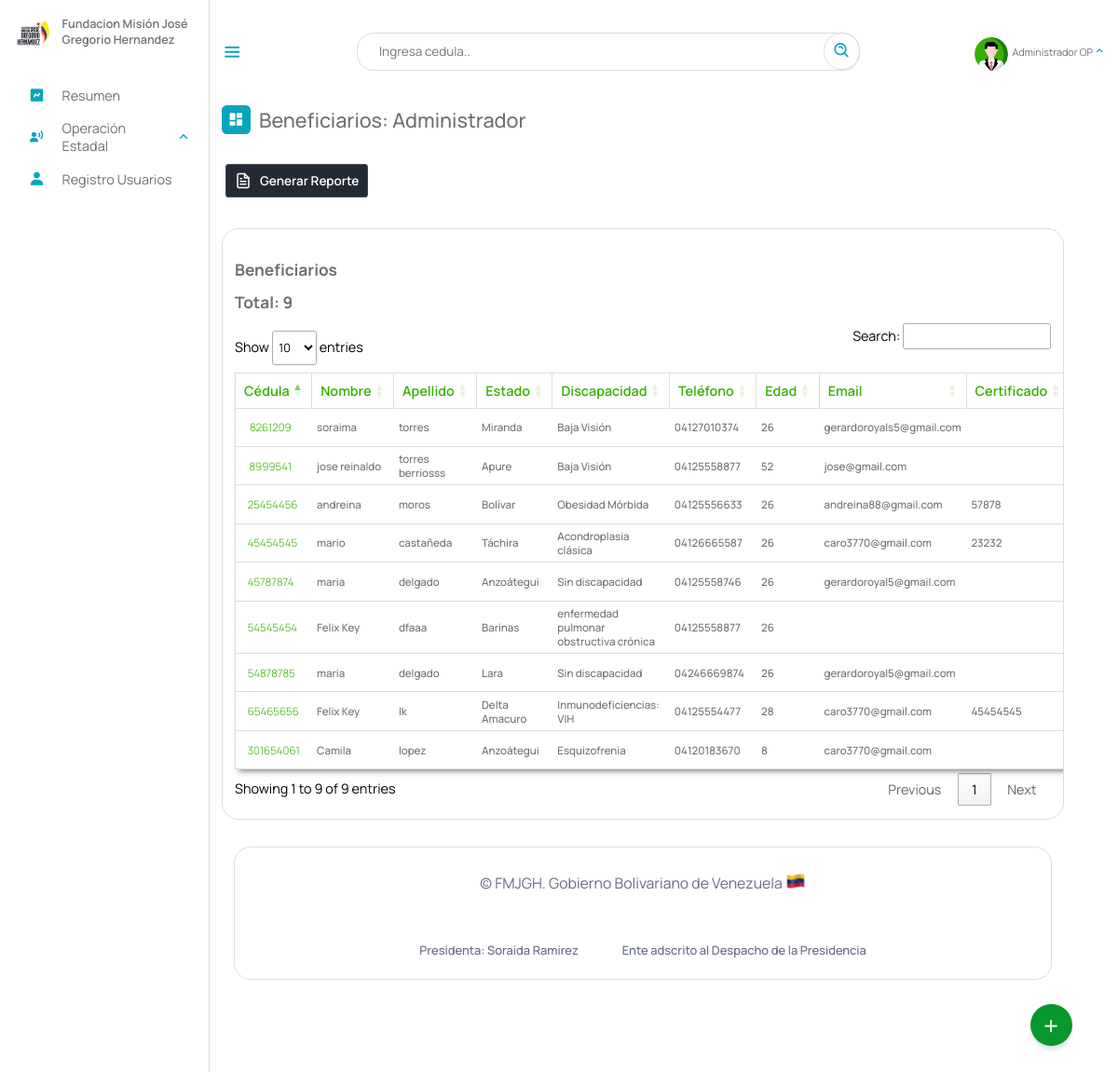
Page /Escritorio/Beneficiarios.php (signed in) on the earlier database version.
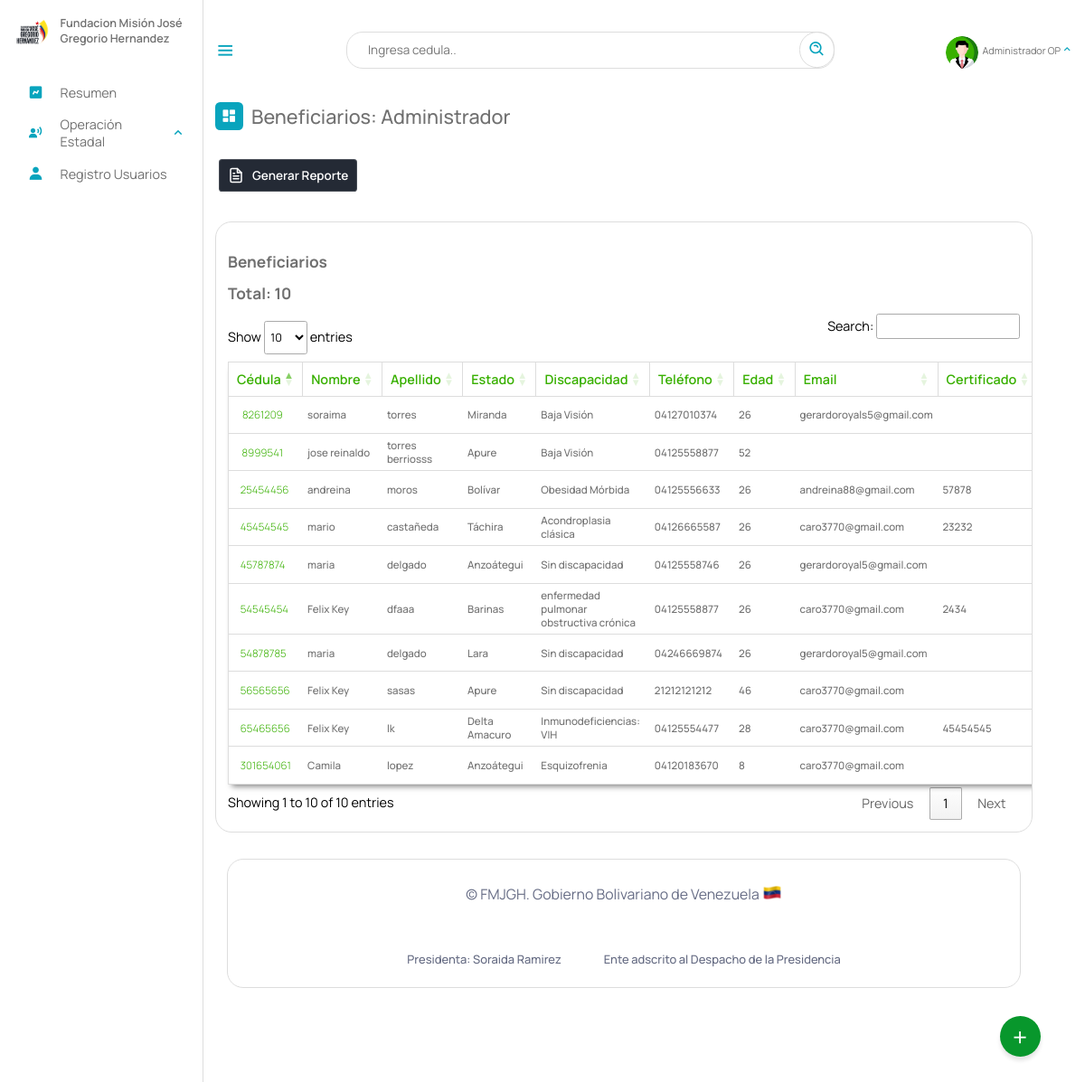
Same page on the later database version.
### tables this page shows
CREATE TABLE `beneficiario` (
  `cedula` int(12) NOT NULL,
  `nombre` text NOT NULL,
  `apellido` text NOT NULL,
  `fecha_naci` date NOT NULL,
  `email` varchar(50) NOT NULL,
  `telefono` varchar(12) NOT NULL,
  `nacionalidad` char(2) NOT NULL,
  `edad` int(2) NOT NULL,
  `sexo` char(1) NOT NULL,
  `edo_civil` text NOT NULL,
  `nro_hijo` int(2) DEFAULT NULL,
  `estado` varchar(10) NOT NULL,
  `municipio` varchar(20) NOT NULL,
  `parroquia` varchar(10) NOT NULL,
  `discapacidad` varchar(10) NOT NULL,
  `atencion_solicitada` varchar(10) NOT NULL,
  `certificado` varchar(50) DEFAULT NULL,
  `registrado_por` text DEFAULT NULL,
  `fecha_registro` date NOT NULL,
  PRIMARY KEY (`cedula`),
  KEY `estado` (`estado`),
  KEY `discapacidad` (`discapacidad`),
  KEY `atencion_solicitada` (`atencion_solicitada`),
  KEY `municipio` (`municipio`),
  KEY `parroquia` (`parroquia`),
  CONSTRAINT `beneficiario_ibfk_1` FOREIGN KEY (`estado`) REFERENCES `estados` (`id_estados`) ON DELETE CASCADE,
  CONSTRAINT `beneficiario_ibfk_2` FOREIGN KEY (`municipio`) REFERENCES `municipios` (`id_municipios`) ON DELETE CASCADE,
  CONSTRAINT `beneficiario_ibfk_3` FOREIGN KEY (`parroquia`) REFERENCES `parroquia` (`id`) ON DELETE CASCADE ON UPDATE CASCADE,
  CONSTRAINT `beneficiario_ibfk_4` FOREIGN KEY (`discapacidad`) REFERENCES `discapacid_e` (`id_e`) ON DELETE CASCADE,
  CONSTRAINT `beneficiario_ibfk_5` FOREIGN KEY (`atencion_solicitada`) REFERENCES `tipoatencion` (`id`) ON DELETE CASCADE
);

CREATE TABLE `estados` (
  `id_estados` varchar(10) NOT NULL,
  `nombre_estado` text NOT NULL,
  `codigo` varchar(255) NOT NULL,
  PRIMARY KEY (`id_estados`)
);

CREATE TABLE `discapacid_e` (
  `nombre_e` text NOT NULL,
  `id_e` varchar(10) NOT NULL,
  `general` varchar(10) NOT NULL,
  PRIMARY KEY (`id_e`),
  KEY `general` (`general`),
  CONSTRAINT `discapacid_e_ibfk_1` FOREIGN KEY (`general`) REFERENCES `discapacid` (`id_disca`) ON DELETE CASCADE
);

### php/01-discapacitados.php (called while the page is built, shortened)
<?php
include_once("ManejadorBD.php");
class Discapacitados extends ManejadorBD
{
	private $cnn;
	public function __construct($tipoConexion)
	{
		$this->cnn = parent::conectar($tipoConexion);
	}
	public function consultageneral()
	{
		try {
			$stmt = $this->cnn->prepare("SELECT beneficiario.cedula, beneficiario.nombre, beneficiario.apellido, estados.nombre_estado, discapacid_e.nombre_e , beneficiario.telefono, beneficiario.edad, beneficiario.email, beneficiario.certificado, beneficiario.registrado_por FROM `beneficiario`,estados, discapacid_e WHERE beneficiario.estado = estados.id_estados AND beneficiario.discapacidad = discapacid_e.id_e");
			$stmt->setFetchMode(PDO::FETCH_ASSOC);
			$stmt->execute();
			return $stmt->fetchAll();
		} catch (PDOException $error) {
			echo "Error: ejecutando consulta SQL." . $error->getMessage();
			exit();
		}
	}
}

### php/ManejadorBD.php (called while the page is built, shortened)
<?php
	class ManejadorBD extends PDO {
		public $srv	= SRV;
		public $usr	= USR;
		public $pas	= PAS;
		public $dbn	= BDN;
		public function conectar($tipoConexion){
			try{
				switch ($tipoConexion) {
				    case 1:
				        $dsn = "mysql:host=$this->srv;dbname=$this->dbn";
				        break;
				}
				$dbh = new PDO($dsn, $this->usr, $this->pas);
    			$dbh->setAttribute(PDO::ATTR_ERRMODE, PDO::ERRMODE_EXCEPTION);
			}catch(PDOException $error){
                echo "Error al Conectar con la Base de Datos: ".$error->getMessage();
                exit();
			}
            $this->conexionBD = $dbh;
			return $this->conexionBD;
		}
	}
?>

### Escritorio/Beneficiarios.php (the view, shortened to what this page needs)
<?php
include_once("partearriba.php");
?>
<link rel="stylesheet" type="text/css" href="https://cdn.datatables.net/1.11.3/css/jquery.dataTables.min.css">
<div class="dash-contenido">
    <div class="overview">
        <div class="titulo">
            <i class='bx bxs-dashboard'> </i>
            <span class="link-name">Beneficiarios: <?php echo $rol ?></span>
        </div>
    </div>
    <a href="reportes/reportes.php" target="_blank"> <button class="download-button">
            <div class="docs"> Generar Reporte</div>
            <div class="download">
            </div>
        </button></a>
    <div class="tabla-atencion">
       <!--  <div class="group">
            <svg class="iconn" aria-hidden="true" viewBox="0 0 24 24">
                <g>
                    <path d="M21.53 20.47l-3.66-3.66C19.195 15.24 20 13.214 20 11c0-4.97-4.03-9-9-9s-9 4.03-9 9 4.03 9 9 9c2.215 0 4.24-.804 5.808-2.13l3.66 3.66c.147.146.34.22.53.22s.385-.073.53-.22c.295-.293.295-.767.002-1.06zM3.5 11c0-4.135 3.365-7.5 7.5-7.5s7.5 3.365 7.5 7.5-3.365 7.5-7.5 7.5-7.5-3.365-7.5-7.5z"></path>
                </g>
            </svg>
            <input placeholder="Buscar" id="buscador" type="search" class="inputt">
        </div> -->
        <br>
        <h2>Beneficiarios</h2>
        <h2>Total: <?php
                    include_once("../php/01-discapacitados.php");
                    $beneficiario = new Discapacitados(1);
                    $resultados =  $beneficiario->consultageneral();
                    echo count($resultados);
                    ?></h2>
        <table id="atencion">
            <thead>
                <tr>
                    <th>Cédula</th>
                    <th>Nombre</th>
                    <th>Apellido</th>
                    <th>Estado</th>
                    <th>Discapacidad</th>
                    <th>Teléfono</th>
                    <th>Edad</th>
                    <th>Email</th>
                    <th>Certificado</th>
                </tr>
            </thead>
            <tbody id="Beneficiarios1">
                <?php foreach ($resultados as $resultado) : ?>
                    <tr>
                        <td><a class="cedula" id="verBeneficiario" href="__verBeneficiario.php?cedula=<?php echo $resultado['cedula']; ?>"><?php echo $resultado['cedula']; ?> </a></td>
                        <td><?php echo $resultado['nombre']; ?></td>
                        <td><?php echo $resultado['apellido']; ?></td>
                        <td><?php echo $resultado['nombre_estado']; ?></td>
                        <td><?php echo $resultado['nombre_e']; ?></td>
                        <td><?php echo $resultado['telefono']; ?></td>
                        <td><?php echo $resultado['edad']; ?></td>
                        <td><?php echo $resultado['email']; ?></td>
                        <td><?php echo $resultado['certificado']; ?></td>
                    </tr>
                <?php endforeach; ?>
            </tbody>
        </table>
    </div>
    <?php
    include_once("parteabajo.php");
    ?>

### Escritorio/partearriba.php (shortened to what this page needs)
<!DOCTYPE html>
<html lang="es">
<head>
    <link rel="stylesheet" href="estilo.css">
    <link rel="stylesheet" href="dash.css">
    <link rel="stylesheet" href="02-buttons/01-buttons.css">
    <link href='https://unpkg.com/boxicons@2.1.4/css/boxicons.min.css' rel='stylesheet'>
<link rel="stylesheet" href="https://cdnjs.cloudflare.com/ajax/libs/font-awesome/6.5.2/css/all.min.css" />
</head>
<body>
    <?php
    if (isset($_SESSION['cedula'])) {
        $NombreUsuarioActivo = $_SESSION['nombre'];
        $rol = $_SESSION["rol"];
        $gerencia = $_SESSION['gerencia'];
    }
    switch ($rol) {
        case "1adm":
            $rol = "Administrador";
            break;
    }
    ?>
    <nav class="sidebar">
        <header>
            <div class="image-text">
                <span class="image">
                    <img src="logo3.png" alt="logo">
                </span>
                <div class="text header-text">
                    <span class="name">Fundacion Misión José Gregorio Hernandez</span>
                </div>
            </div>
        </header>
        <ul class="nav-links">
            <li>
                <a href="index.php">
                    <i class='bx bxs-chart'></i>
                    <span class="link-name">Resumen</span>
                </a>
            </li>
            <?php
            if ($gerencia == "4Gtno" || $rol == "Superusuario") {
            ?>
                <li>
                    <div class="ioncn-link">
                        <a>
                            <i class='bx bxs-user-voice'></i>
                            <span class="link-name">Operación Estadal</span>
                        </a>
                        <i class='bx bx-chevron-up'></i>
                    </div>
                </li>
            <?php
            }
            ?>
            <?php
            if ($rol == "Administrador" || $rol == "Superusuario") {
            ?>
                <li>
                    <a href="03-registro.php">
                        <i class='bx bxs-user'></i>
                        <span class="link-name">Registro Usuarios</span>
                    </a>
                </li>
            <?php
            }
            ?>
        </ul>
    </nav>
    <main class="menu-dash">
        <div class="top">
            <i class='bx bx-menu sidebar-toggle'></i>
            <div class="busqueda">
                <input type="text" id="input_search" placeholder="Ingresa cedula..">
                <a href="#" class="search" id="search"><i class='bx bx-search-alt bx-rotate-90'></i></a>
            </div>
            <li>
                <div class="ioncn-link">
                    <a><?php
                            if($_SESSION["profile_photo"]){
                                $ruta = "fotos_perfil/". $_SESSION["profile_photo"];
                            }else{
                                $ruta = "profile.png";
                            }
                        ?>
                        <div class="img-profi">
                             <img src="<?php echo $ruta ?>" alt="">
                        </div>
                        <span class="link_name" id="user_active"><?php echo $NombreUsuarioActivo ?></span>
                    </a>
                    <i class='bx bx-chevron-up'></i>
                </div>
            </li>
        </div>
        <div class="action">
            <span class="abrir" onclick="actionToggle()">+</span>
        </div>

### Escritorio/parteabajo.php (shortened to what this page needs)
<div class="footer__info container">
    <span class="footer_copy">
        &#169; FMJGH. Gobierno Bolivariano de Venezuela <img src="ve.png">
    </span>
    <br><br>
    <div class="footer__privacy">
        <a>Presidenta: Soraida Ramirez</a>
        <a>Ente adscrito al Despacho de la Presidencia</a>
    </div>
</div>
</div>
</main>
</body>
</html>

### Escritorio/estilo.css (style rules this page uses)
* { font-family: 'Manrope', sans-serif; margin: 0; padding: 0; box-sizing: border-box; scroll-behavior: smooth; }
:root { --body-color: ; --tran-03:all 0.2 ease ; --tran-03:all 0.3s ease ; --tran-03:all 0.4s ease ; --tran-03:all 0.5s ease ; }
body { height: 100vh; background-color: #fff; }
.sidebar .text { font-size: 14px; font-weight: 500; color: #707070; }
.sidebar .image { min-width: 60px; display: flex; align-items: center; }
.sidebar { position: fixed; top: 0; left: 0; height: 100%; width: 250px; padding: 20px 0px 0px 14px ; background-color: #fff; transition: 0.3s; border-right: 1px solid #ddd; }
.sidebar header { position: relative; }
.sidebar .image-text img { width: 50px; border-radius: 6px; }
.sidebar header .image-text { display: flex; align-items: center; }
header .image-text .header-text { display: flex; flex-direction: column; transition: 0.3; }
.header-text .name { font-weight: 600; text-align: left; margin-top: -2px; }
.sidebar .nav-links { background-color: rgb(255, 255, 255); height: 100%; padding-top: 30px; }
.sidebar .nav-links li { position: relative; list-style: none; transition: all 0.4s ease; }
.sidebar .nav-links li .ioncn-link { display: flex; align-items: left; justify-content: space-between; }
.bx-chevron-up { transition: transform .3s; }
.sidebar .nav-links li i { height: 50px; min-width: 60px; text-align: center; line-height: 50px; color:#08A4BD ; font-size: 20px; }
.sidebar .nav-links li a { text-decoration: none; display: flex; align-items: center; justify-content: left; }
.sidebar .nav-links li a .link-name { font-size: 16px; font-weight: 400; color: #707070; transition: 0.3s ease; }
.menu-dash { position: relative; left: 250px; background-color: #fff; height: 100vh; width: calc(100% - 300px); padding: 10px 14px; transition: 0.3s; }
.menu-dash .top { display: flex; position: fixed; top: 0px; left: 250px; align-items: center; justify-content: space-between; width: calc(100% - 250px); backdrop-filter: blur(15px); padding: 10px 14px; transition: 0.3; height: 123px; z-index: 500; }
.menu-dash .top .sidebar-toggle { font-size: 26px; cursor: pointer; color: #08A4BD; }
.menu-dash .top .busqueda { position: relative; height: 45px; max-width: 600px; width: 100%; margin: 0 30px; }
.top .busqueda input { height: 100%; width: 100%; position: absolute; border: 1px solid #ddd; padding: 0 50px 0 25px; outline: none; font-size: 15px; border-radius: 20px; }
.top .busqueda i { position: absolute; right: 0px; font-size: 22px; z-index: 10; top: 50%; transform: translateY(-50%); color: #08A4BD; padding: 10px; border: 1px solid #ddd; border-radius: 50px; }
.top img { width: 40px; border-radius: 100%; margin-top: 10px; height: 40px; object-fit: cover; }
.menu-dash .top .link_name { font-size: 12px; }
.menu-dash .top i { color: #08A4BD; }
.menu-dash .dash-contenido { padding-top: 45px; }
.menu-dash .titulo { display: flex; align-items: center; margin: 70px 0 30px 0; }
.menu-dash .titulo i { position: relative; height: 35px; width: 35px; background-color: #08A4BD; border-radius: 6px; color: #fff; display: flex; align-items: center; justify-content: center; font-size: 20px; }
.menu-dash .titulo .link-name { font-size: 24PX; font-weight: 500; color: #707070; margin-left: 10px; }
.menu-dash .top li { list-style: none; }
.menu-dash .top li .ioncn-link { display: flex; justify-content: space-between; align-items: center; }
.menu-dash .top li .ioncn-link a { text-decoration: none; display: flex; align-items: center; justify-content: center; gap: 5px; flex-wrap: nowrap; position: relative; color: #707070; }
.container { background-color: #fff; border: 1px solid #ddd; max-width: 100%; border-radius: 20px; padding: 30px; margin: 0 15px; }
.action { position: fixed; bottom: 50px; right: 55px; width: 50px; height: 50px; background: #08972c; border-radius: 50%; cursor: pointer; box-shadow: 0 5px 5px rgba(0,0,0,0.1); z-index: 50; }
.action span { position: relative; width: 100%; height: 100%; display: flex; justify-content: center; align-items: center; color: #fff; font-size: 2em; transition: 0.3s ease-in-out; }
table { width: 100%; }

### Escritorio/02-buttons/01-buttons.css (style rules this page uses)
body { margin: 0; padding: 0; }

Differences in the rows shown:
changed beneficiario "jose reinaldo": email "jose@gmail.com" → (not shown)
changed beneficiario "dfaaa": email (not shown) → "caro3770@gmail.com"; certificado (not shown) → "2434"
added beneficiario: cedula "56565656", nombre "Felix Key", apellido "sasas", estado.nombre_estado "Apure", discapacidad.nombre_e "Sin discapacidad", telefono "21212121212", edad "46", email "caro3770@gmail.com"
Other differences:
text written by a page script: "Show entries Search: Showing 1 to 9 of 9 entries Previous 1 Next" → "Show entries Search: Showing 1 to 10 of 10 entries Previous 1 Next"
count($resultados): "9" → "10"
